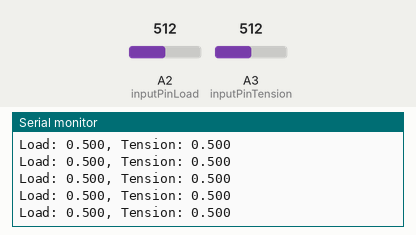
Bench run of a sketch on a simulated Arduino Uno, built with avr-gcc and run on an emulated ATmega328P. Shown: the last lines printed to the serial monitor. The test bench sets the inputs (shaded band); at power-on: A2 (inputPinLoad) = 512, A3 (inputPinTension) = 512.

Above: at 1.2 s.
1.3 s: A2 (inputPinLoad) set to 716
At 2.0 s:
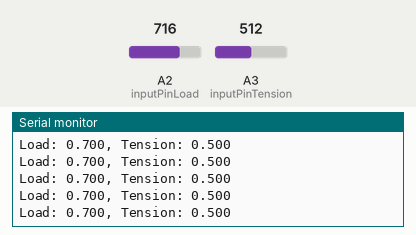
4.3 s: A3 (inputPinTension) set to 716
At 5.3 s:
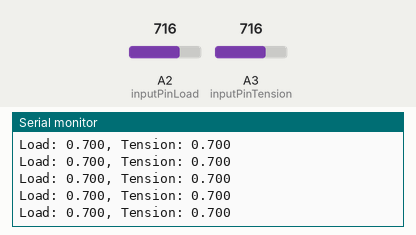
7.3 s: A2 (inputPinLoad) set to 900
At 8.3 s:
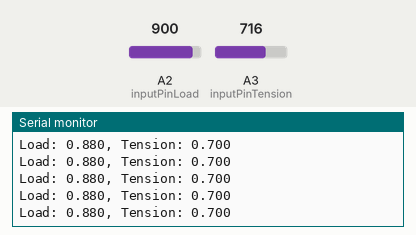
10.3 s: A3 (inputPinTension) set to 900
At 10.9 s:
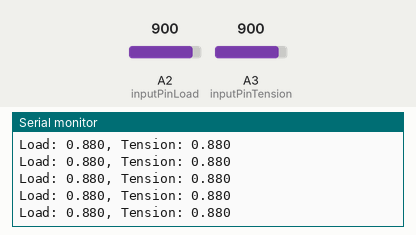
Timing chart, 0 to 13.3 s (numbered marks = the images above; inputs shaded):
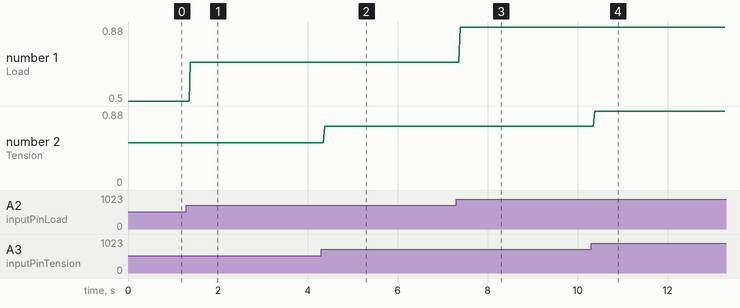

Measured:
- after the input at 1.3 s, the serial monitor: prints a new line after 0.09 s (image 1)
- after the input at 4.3 s, the serial monitor: prints a new line after 0.07 s (image 2)
- after the input at 7.3 s, the serial monitor: prints a new line after 0.09 s (image 3)
- after the input at 10.3 s, the serial monitor: prints a new line after 0.08 s (image 4)
- plotted number 1: 0.5 → 0.7 after the input at 1.3 s, 0.7 → 0.88 after the input at 7.3 s

The sketch:

load_cell_amplifier_test.ino
```cpp
// Set the pin that will be used to read analog input
const int inputPinLoad = A2;
const int inputPinTension = A3;

void setup() {
  Serial.begin(9600); // Initialize the serial port
  analogReference(INTERNAL); // Set the internal reference voltage to 1.1V
}

void loop() {
  unsigned long startTime = millis(); // Record the start time

  // Loop for the specified sample duration
  float inputValueLoad = analogRead(inputPinLoad)/1023.0;
  float inputValueTension = analogRead(inputPinTension)/1023.0;
  // Serial.print("Input voltage: ");
  Serial.print("Load: ");
  Serial.print(inputValueLoad, 3); // Print the inputValue with 3 decimal places
  Serial.print(", ");
  Serial.print("Tension: ");
  Serial.println(inputValueTension, 3); // Print the inputValue with 3 decimal places
  delayMicroseconds(100); // Wait for 100us to increase the sampling rate

}
```
